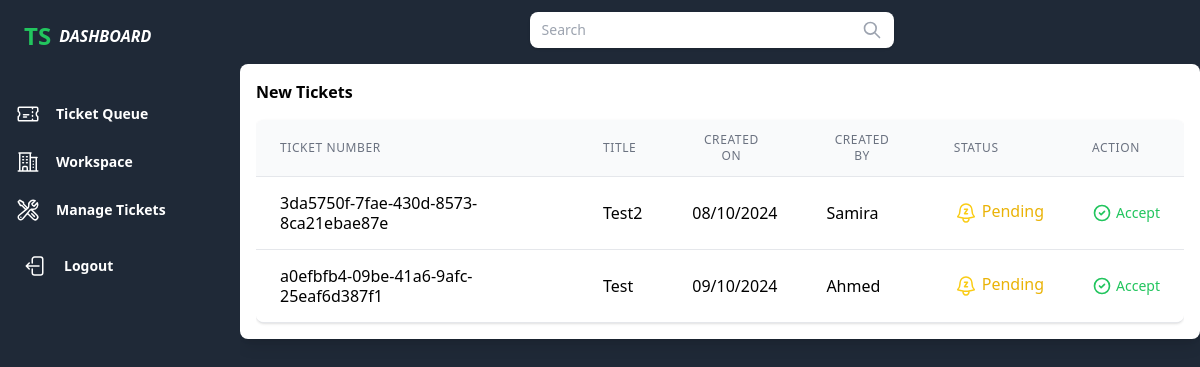
Screenshot of /tickets/queue (signed in) with the database file from the repository.
### tickets/models.py (models this page shows, shortened)
class Ticket(models.Model):
    STATUS = (
        ('Pending','PENDING'),
        ('Active','ACTIVE'),
        ('Complated','COMPLATED'),
    )
    number = models.UUIDField(max_length=100,default=uuid.uuid4,)
    title = models.CharField(max_length=100)
    content = models.TextField()
    created_by = models.ForeignKey(User,related_name='tickets_created',on_delete=models.CASCADE)
    assigned_to = models.ForeignKey(User,related_name='tickets_assigned',on_delete=models.DO_NOTHING,null=True,blank=True)
    created_at = models.DateField(auto_now_add=True)
    is_resolved = models.BooleanField(default=False)
    accepted_date = models.DateField(blank=True,null=True)
    closed_date = models.DateField(blank=True,null=True)
    status = models.CharField(choices=STATUS,max_length=9)

### users/models.py (models this page shows, shortened)
class User(AbstractUser):
    is_admin = models.BooleanField(default=False)
    is_customer = models.BooleanField(default=False)

### tickets/views.py (the view)
# urls.py: path("queue", views.TicketQueue.as_view(), name="tickets_queue"),
class TicketQueue(ListView):
    model = Ticket
    template_name = 'tickets_queue.html'
    context_object_name = 'tickets'
    def get_queryset(self) :
        return Ticket.objects.filter(status='Pending')

### tickets/templates/tickets_queue.html (shortened to what this page needs)
{% extends "main.html" %}
{% block content %}
<div class="bg-white p-4 shadow-lg rounded-lg">
  <h1 class="font-bold text-base">New Tickets</h1>
  <div class="mt-4">
    <div class="flex flex-col">
      <div class="-my-2 overflow-x-auto">
        <div class="py-2 align-middle inline-block min-w-full">
          <div class="shadow overflow-hidden border-b border-gray-200 sm:rounded-lg bg-white">
              <table class="min-w-full divide-y divide-gray-200">
                <thead>
                  <tr>
                    <th
                      class="px-6 py-3 bg-gray-50 text-xs leading-4 font-medium text-gray-500 uppercase tracking-wider">
                      <div class="flex cursor-pointer">
                        <span class="mr-2">Ticket Number</span>
                      </div>
                    </th>
                    <th
                      class="px-6 py-3 bg-gray-50 text-xs leading-4 font-medium text-gray-500 uppercase tracking-wider">
                      <div class="flex cursor-pointer">
                        <span class="mr-2">Title</span>
                      </div>
                    </th>
                    <th
                      class="px-6 py-3 bg-gray-50 text-xs leading-4 font-medium text-gray-500 uppercase tracking-wider">
                      <div class="flex cursor-pointer">
                        <span class="mr-2">Created On</span>
                      </div>
                    </th>
                    {% if request.user.is_admin %}
                      <th
                        class="px-6 py-3 bg-gray-50 text-xs leading-4 font-medium text-gray-500 uppercase tracking-wider">
                        <div class="flex cursor-pointer">
                          <span class="mr-2">Created By</span>
                        </div>
                      </th>
                    {% endif %}
                    <th
                      class="px-6 py-3 bg-gray-50 text-xs leading-4 font-medium text-gray-500 uppercase tracking-wider">
                      <div class="flex cursor-pointer">
                        <span class="mr-2">STATUS</span>
                      </div>
                    </th>
                    <th
                      class="px-6 py-3 bg-gray-50 text-xs leading-4 font-medium text-gray-500 uppercase tracking-wider">
                      <div class="flex cursor-pointer">
                        <span class="mr-2">ACTION</span>
                      </div>
                    </th>
                  </tr>
                </thead>
                <tbody class="bg-white divide-y divide-gray-200">
                  {% for t in tickets %}
                  <tr>
                    <td class="px-6 py-4 whitespace-no-wrap text-md leading-5">
                      <p>{{t.number}}</p>
                    </td>
                    <td class="px-6 py-4 whitespace-no-wrap text-md leading-5">
                      <h3>{{t.title|title}}</h3>
                    </td>
                    <td class="px-6 py-4 whitespace-no-wrap text-md leading-5">
                      <p>{{t.created_at|date:'d/m/Y'}}</p>
                    </td>
                    {% if request.user.is_admin %}
                      <td class="px-6 py-4 whitespace-no-wrap text-md leading-5">
                        <p>{{t.created_by.username}}</p>
                      </td>
                    {% endif %}
                    <td class="px-6 py-4 whitespace-no-wrap text-md leading-5">
                      {% if t.status == 'Active' %}
                        <div class="flex text-green-500">
                          <svg xmlns="http://www.w3.org/2000/svg" class="w-5 h-5 mr-1" fill="none"
                            viewBox="0 0 24 24" stroke="currentColor">
                            <path stroke-linecap="round" stroke-linejoin="round" stroke-width="2"
                              d="M9 12l2 2 4-4m6 2a9 9 0 11-18 0 9 9 0 0118 0z" />
                          </svg>
                          <p>Active</p>
                        </div>
                      {% elif t.status == 'Pending' %}
                        <div class="flex text-yellow-500">
                          <p>Pending</p>
                        </div>
                      {% endif %}
                    </td>
                    <td class="px-6 py-4 whitespace-no-wrap text-sm leading-5">
                      <div class="flex space-x-4">
                        <a href = "{% url 'accept_ticket' t.id %}">
                        <div class="flex text-green-500">
                          <svg xmlns="http://www.w3.org/2000/svg" class="w-5 h-5 mr-1" fill="none"
                            viewBox="0 0 24 24" stroke="currentColor">
                            <path stroke-linecap="round" stroke-linejoin="round" stroke-width="2"
                              d="M9 12l2 2 4-4m6 2a9 9 0 11-18 0 9 9 0 0118 0z" />
                          </svg>
                          <p>Accept</p>
                        </div>
                      </a>
                      </div>
                    </td>
                  </tr>
                  {% endfor %}
                </tbody>
              </table>
          </div>
        </div>
      </div>
    </div>
  </div>
</div>
{% endblock content %}

### rows the page displays
Ticket: number "3da5750f-7fae-430d-8573-8ca21ebae87e", title "Test2", created_at "08/10/2024", created_by.username "Samira", status "Pending" (drawn)
Ticket: number "a0efbfb4-09be-41a6-9afc-25eaf6d387f1", title "Test", created_at "09/10/2024", created_by.username "Ahmed", status "Pending" (drawn)
